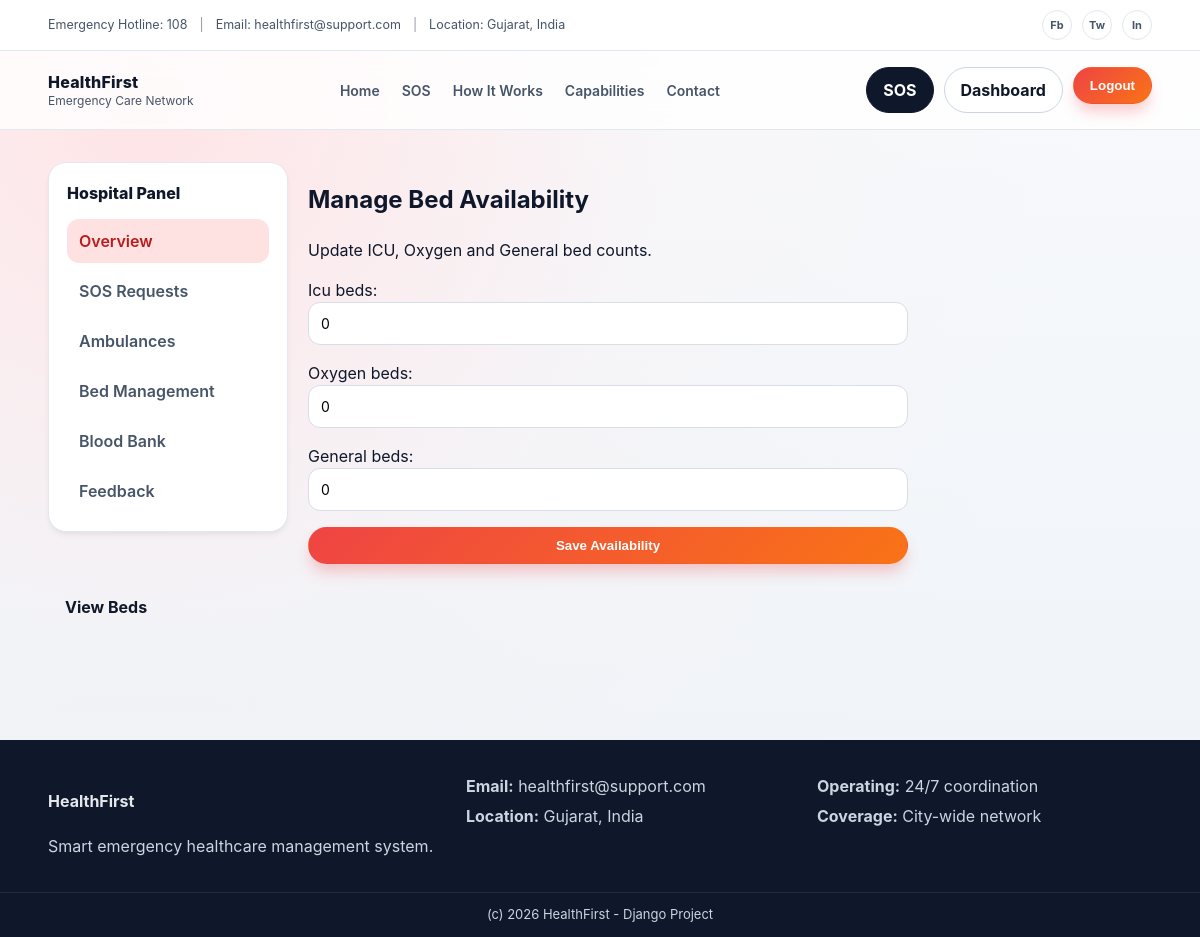
Page /hospitals/manage-beds/ (signed in) on the earlier database version.
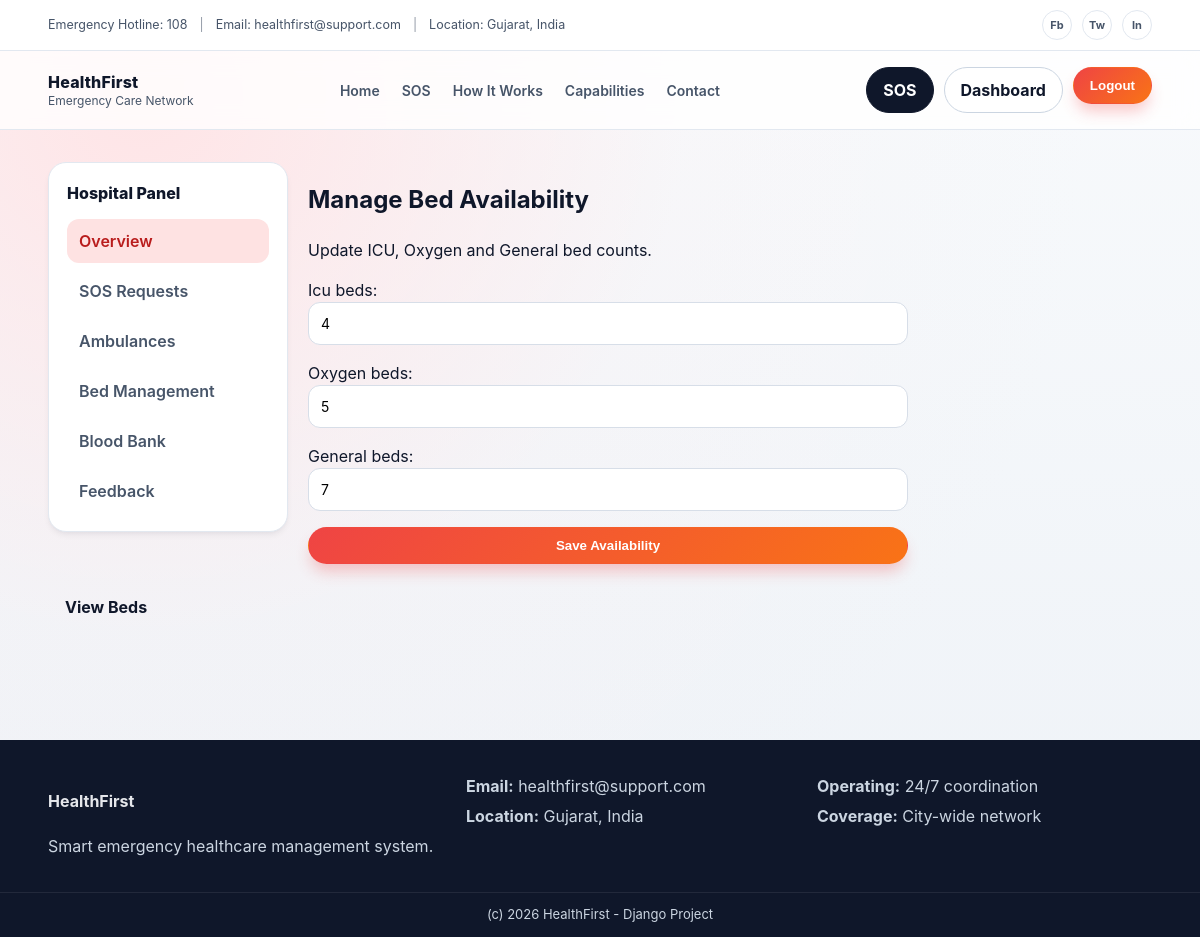
Same page on the later database version.
### hospitals/models.py (models this page shows, shortened)
class BedAvailability(models.Model):
    hospital = models.OneToOneField(Hospital, on_delete=models.CASCADE)
    icu_beds = models.IntegerField(default=0)
    oxygen_beds = models.IntegerField(default=0)
    general_beds = models.IntegerField(default=0)
    last_updated = models.DateTimeField(auto_now=True)

### hospitals/views.py (the view)
# urls.py: path('manage-beds/', views.manage_beds, name='manage_beds'),
@login_required
def manage_beds(request):
    if not hasattr(request.user, 'profile') or request.user.profile.role != 'HOSPITAL':
        return redirect('landing')   # change if needed
    hospital, _ = Hospital.objects.get_or_create(admin=request.user)
    bed, _ = BedAvailability.objects.get_or_create(hospital=hospital)
    if request.method == 'POST':
        form = BedAvailabilityForm(request.POST, instance=bed)
        if form.is_valid():
            form.save()
            return redirect('hospitals:manage_beds')
    else:
        form = BedAvailabilityForm(instance=bed)
    return render(request, 'hospitals/manage_beds.html', {'form': form})

### hospitals/forms.py
class BedAvailabilityForm(forms.ModelForm):
    class Meta:
        model = BedAvailability
        fields = ['icu_beds', 'oxygen_beds', 'general_beds']

### hospitals/templates/hospitals/manage_beds.html (shortened to what this page needs)
{% extends "base.html" %}
{% block content %}
<section class="dash">
  <div class="container dash-layout">
    <aside class="dash-sidebar">
      <div class="dash-brand">Hospital Panel</div>
      <nav class="dash-menu">
        <a class="active" href="#">Overview</a>
        <a href="#">SOS Requests</a>
        <a href="#">Ambulances</a>
        <a href="{% url 'hospitals:manage_beds' %}">Bed Management</a>
        <a href="#">Blood Bank</a>
        <a href="#">Feedback</a>
      </nav>
    </aside>
    <div class="dash-content">
      <div class="dash-head">
        <div>
          <h1>Manage Bed Availability</h1>
          <p class="muted">Update ICU, Oxygen and General bed counts.</p>
        </div>
      </div>
      <div class="card" style="max-width:600px;">
        <form method="POST" class="form-grid">
          {{ form.as_p }}
          <button type="submit" class="btn btn-primary btn-block">
            Save Availability
          </button>
        </form>
      </div>
    </div>
   <div>
    <a href="{% url 'hospitals:view_beds' %}" class="btn btn-secondary">
      View Beds
    </a>
  </div>
  </div>
</section>
{% endblock %}

Differences in the rows shown:
changed BedAvailability: icu_beds "0" → "4"; oxygen_beds "0" → "5"; general_beds "0" → "7"
